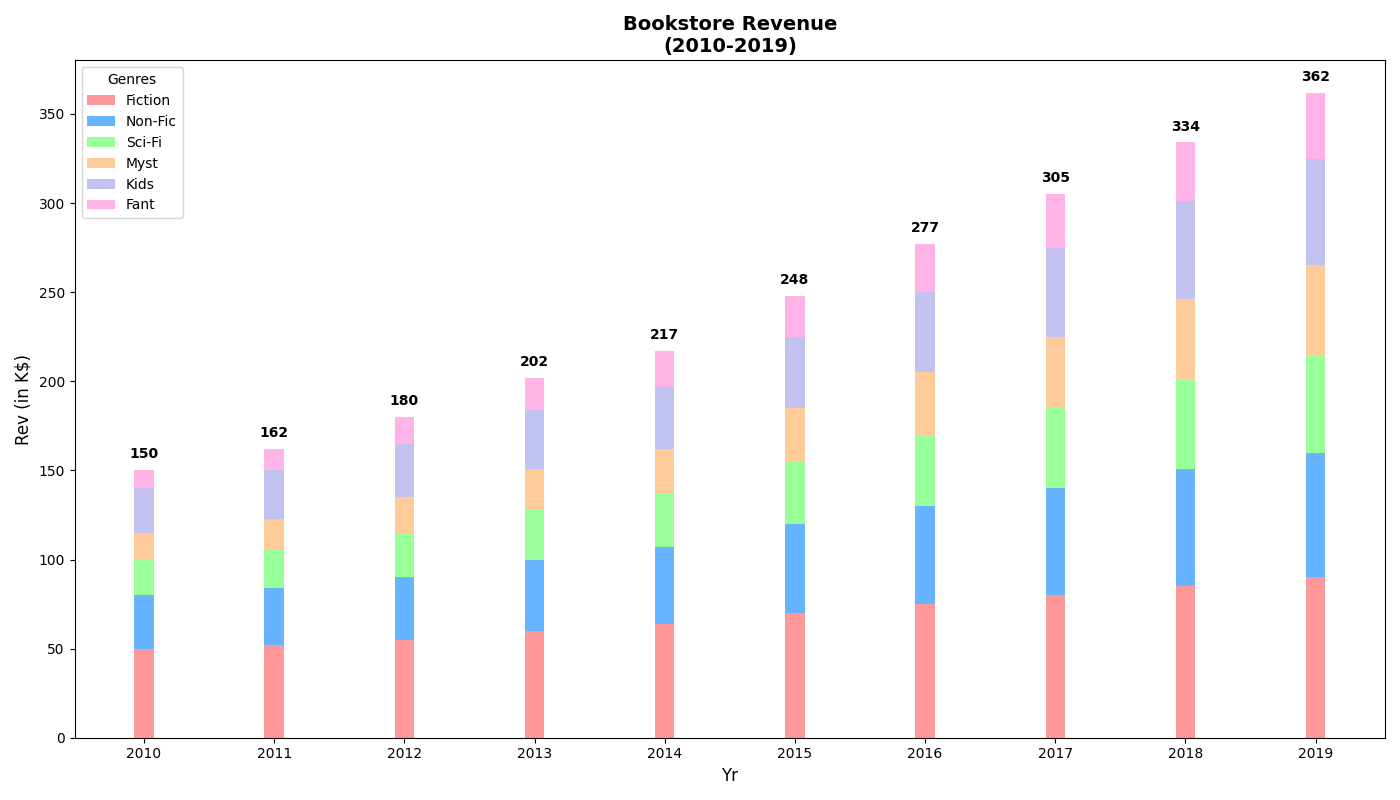

Write the Python code that produced this figure.
import matplotlib.pyplot as plt
import numpy as np

years = np.arange(2010, 2020)
book_genres = ['Fiction', 'Non-Fic', 'Sci-Fi', 'Myst', 'Kids', 'Fant']

# Revenue data in thousands of dollars
revenue_data = np.array([
    [50, 52, 55, 60, 64, 70, 75, 80, 85, 90],
    [30, 32, 35, 40, 43, 50, 55, 60, 66, 70],
    [20, 22, 25, 28, 30, 35, 40, 45, 50, 55],
    [15, 17, 20, 23, 25, 30, 35, 40, 45, 50],
    [25, 27, 30, 33, 35, 40, 45, 50, 55, 60],
    [10, 12, 15, 18, 20, 23, 27, 30, 33, 37],
])

fig, ax = plt.subplots(figsize=(14, 8))

width = 0.15
positions = np.arange(len(years))

colors = ['#ff9999','#66b3ff','#99ff99','#ffcc99', '#c2c2f0', '#ffb3e6']

bottoms = np.zeros(len(years))
for i, genre in enumerate(book_genres):
    ax.bar(positions, revenue_data[i], width, bottom=bottoms, color=colors[i], label=genre)
    bottoms += revenue_data[i]

ax.set_xticks(positions)
ax.set_xticklabels(years)
ax.set_xlabel('Yr', fontsize=12)
ax.set_ylabel('Rev (in K$)', fontsize=12)
ax.set_title('Bookstore Revenue\n(2010-2019)', fontsize=14, fontweight='bold')
ax.legend(title='Genres', fontsize=10)

for i in range(len(years)):
    total_value = sum(revenue_data[:, i])
    ax.text(i, total_value + 5, f'{total_value}', ha='center', va='bottom', fontsize=10, fontweight='bold')

plt.tight_layout()
plt.show()
